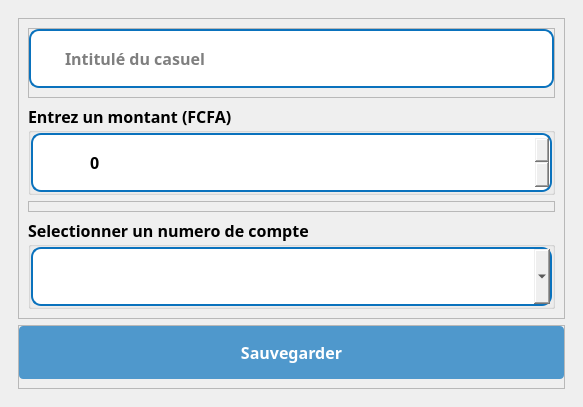
<?xml version="1.0" encoding="UTF-8"?>
<ui version="4.0">
 <class>Dialog</class>
 <widget class="QDialog" name="Dialog">
  <property name="geometry">
   <rect>
    <x>0</x>
    <y>0</y>
    <width>583</width>
    <height>399</height>
   </rect>
  </property>
  <property name="windowTitle">
   <string>Dialog</string>
  </property>
  <layout class="QVBoxLayout" name="verticalLayout">
   <property name="spacing">
    <number>0</number>
   </property>
   <property name="leftMargin">
    <number>0</number>
   </property>
   <property name="topMargin">
    <number>0</number>
   </property>
   <property name="rightMargin">
    <number>0</number>
   </property>
   <property name="bottomMargin">
    <number>0</number>
   </property>
   <item>
    <widget class="QWidget" name="widget" native="true">
     <layout class="QVBoxLayout" name="verticalLayout_2">
      <property name="spacing">
       <number>0</number>
      </property>
      <property name="leftMargin">
       <number>0</number>
      </property>
      <property name="topMargin">
       <number>0</number>
      </property>
      <property name="rightMargin">
       <number>0</number>
      </property>
      <property name="bottomMargin">
       <number>0</number>
      </property>
      <item>
       <widget class="QWidget" name="widget_2" native="true">
        <layout class="QVBoxLayout" name="verticalLayout_3">
         <item>
          <widget class="QWidget" name="widget_3" native="true">
           <layout class="QVBoxLayout" name="verticalLayout_4">
            <item>
             <widget class="QFrame" name="frame">
              <property name="styleSheet">
               <string notr="true"/>
              </property>
              <property name="frameShape">
               <enum>QFrame::StyledPanel</enum>
              </property>
              <property name="frameShadow">
               <enum>QFrame::Raised</enum>
              </property>
              <layout class="QVBoxLayout" name="verticalLayout_5">
               <item>
                <widget class="QFrame" name="frame_6">
                 <property name="styleSheet">
                  <string notr="true"/>
                 </property>
                 <property name="frameShape">
                  <enum>QFrame::StyledPanel</enum>
                 </property>
                 <property name="frameShadow">
                  <enum>QFrame::Raised</enum>
                 </property>
                 <layout class="QVBoxLayout" name="verticalLayout_10">
                  <property name="leftMargin">
                   <number>0</number>
                  </property>
                  <property name="topMargin">
                   <number>0</number>
                  </property>
                  <property name="rightMargin">
                   <number>0</number>
                  </property>
                  <property name="bottomMargin">
                   <number>9</number>
                  </property>
                  <item>
                   <widget class="QFrame" name="input_4">
                    <property name="styleSheet">
                     <string notr="true">#input_4{
	background:white;
	border-radius:10px;
	border:2px  solid rgb(10, 114, 189);
}

#lineEdit_4{
	border: none;
}</string>
                    </property>
                    <property name="frameShape">
                     <enum>QFrame::StyledPanel</enum>
                    </property>
                    <property name="frameShadow">
                     <enum>QFrame::Raised</enum>
                    </property>
                    <layout class="QHBoxLayout" name="horizontalLayout_5">
                     <property name="spacing">
                      <number>0</number>
                     </property>
                     <property name="leftMargin">
                      <number>10</number>
                     </property>
                     <property name="topMargin">
                      <number>0</number>
                     </property>
                     <property name="rightMargin">
                      <number>0</number>
                     </property>
                     <property name="bottomMargin">
                      <number>0</number>
                     </property>
                     <item>
                      <widget class="QLabel" name="label_8">
                       <property name="maximumSize">
                        <size>
                         <width>30</width>
                         <height>30</height>
                        </size>
                       </property>
                       <property name="text">
                        <string/>
                       </property>
                       <property name="pixmap">
                        <pixmap>../../static/asset/icons/blue/anchor.svg</pixmap>
                       </property>
                       <property name="scaledContents">
                        <bool>true</bool>
                       </property>
                      </widget>
                     </item>
                     <item>
                      <widget class="QLineEdit" name="intitule">
                       <property name="font">
                        <font>
                         <family>GeForce</family>
                         <pointsize>12</pointsize>
                         <weight>75</weight>
                         <bold>true</bold>
                        </font>
                       </property>
                       <property name="styleSheet">
                        <string notr="true">padding:15px;
border-radius:10px</string>
                       </property>
                       <property name="placeholderText">
                        <string>Intitulé du casuel</string>
                       </property>
                      </widget>
                     </item>
                    </layout>
                   </widget>
                  </item>
                 </layout>
                </widget>
               </item>
               <item>
                <widget class="QGroupBox" name="groupBox_3">
                 <property name="font">
                  <font>
                   <family>GeForce</family>
                   <pointsize>12</pointsize>
                   <weight>75</weight>
                   <bold>true</bold>
                  </font>
                 </property>
                 <property name="title">
                  <string>Entrez un montant (FCFA)</string>
                 </property>
                 <layout class="QVBoxLayout" name="verticalLayout_8">
                  <property name="spacing">
                   <number>0</number>
                  </property>
                  <property name="leftMargin">
                   <number>0</number>
                  </property>
                  <property name="topMargin">
                   <number>0</number>
                  </property>
                  <property name="rightMargin">
                   <number>0</number>
                  </property>
                  <property name="bottomMargin">
                   <number>0</number>
                  </property>
                  <item>
                   <widget class="QFrame" name="input_5">
                    <property name="styleSheet">
                     <string notr="true">#input_5{
	background:white;
	border-radius:10px;
	border:2px  solid rgb(10, 114, 189);
}

#lineEdit{
	border: none;
}</string>
                    </property>
                    <property name="frameShape">
                     <enum>QFrame::StyledPanel</enum>
                    </property>
                    <property name="frameShadow">
                     <enum>QFrame::Raised</enum>
                    </property>
                    <layout class="QHBoxLayout" name="horizontalLayout_4">
                     <property name="spacing">
                      <number>0</number>
                     </property>
                     <property name="leftMargin">
                      <number>10</number>
                     </property>
                     <property name="topMargin">
                      <number>0</number>
                     </property>
                     <property name="rightMargin">
                      <number>0</number>
                     </property>
                     <property name="bottomMargin">
                      <number>0</number>
                     </property>
                     <item>
                      <widget class="QLabel" name="label_2">
                       <property name="maximumSize">
                        <size>
                         <width>30</width>
                         <height>30</height>
                        </size>
                       </property>
                       <property name="text">
                        <string/>
                       </property>
                       <property name="pixmap">
                        <pixmap>../../static/asset/icons/blue/credit-card.svg</pixmap>
                       </property>
                       <property name="scaledContents">
                        <bool>true</bool>
                       </property>
                      </widget>
                     </item>
                     <item>
                      <widget class="QSpinBox" name="montant">
                       <property name="font">
                        <font>
                         <family>GeForce</family>
                         <pointsize>12</pointsize>
                         <weight>75</weight>
                         <bold>true</bold>
                        </font>
                       </property>
                       <property name="styleSheet">
                        <string notr="true">padding:15px;
border-radius:10px</string>
                       </property>
                       <property name="suffix">
                        <string/>
                       </property>
                       <property name="maximum">
                        <number>999999999</number>
                       </property>
                      </widget>
                     </item>
                    </layout>
                   </widget>
                  </item>
                 </layout>
                </widget>
               </item>
               <item>
                <widget class="QFrame" name="frame_7">
                 <property name="styleSheet">
                  <string notr="true"/>
                 </property>
                 <property name="frameShape">
                  <enum>QFrame::StyledPanel</enum>
                 </property>
                 <property name="frameShadow">
                  <enum>QFrame::Raised</enum>
                 </property>
                 <layout class="QVBoxLayout" name="verticalLayout_11">
                  <property name="leftMargin">
                   <number>0</number>
                  </property>
                  <property name="topMargin">
                   <number>0</number>
                  </property>
                  <property name="rightMargin">
                   <number>0</number>
                  </property>
                  <property name="bottomMargin">
                   <number>9</number>
                  </property>
                 </layout>
                </widget>
               </item>
               <item>
                <widget class="QGroupBox" name="groupBox">
                 <property name="font">
                  <font>
                   <family>GeForce</family>
                   <pointsize>12</pointsize>
                   <weight>75</weight>
                   <bold>true</bold>
                  </font>
                 </property>
                 <property name="title">
                  <string>Selectionner un numero de compte</string>
                 </property>
                 <layout class="QVBoxLayout" name="verticalLayout_6">
                  <property name="spacing">
                   <number>0</number>
                  </property>
                  <property name="leftMargin">
                   <number>0</number>
                  </property>
                  <property name="topMargin">
                   <number>0</number>
                  </property>
                  <property name="rightMargin">
                   <number>0</number>
                  </property>
                  <property name="bottomMargin">
                   <number>0</number>
                  </property>
                  <item>
                   <widget class="QFrame" name="input_2">
                    <property name="styleSheet">
                     <string notr="true">#input_2{
	background:white;
	border-radius:10px;
	border:2px  solid rgb(10, 114, 189);
}

#lineEdit_2{
	border: none;
}</string>
                    </property>
                    <property name="frameShape">
                     <enum>QFrame::StyledPanel</enum>
                    </property>
                    <property name="frameShadow">
                     <enum>QFrame::Raised</enum>
                    </property>
                    <layout class="QHBoxLayout" name="horizontalLayout_2">
                     <property name="spacing">
                      <number>0</number>
                     </property>
                     <property name="leftMargin">
                      <number>10</number>
                     </property>
                     <property name="topMargin">
                      <number>0</number>
                     </property>
                     <property name="rightMargin">
                      <number>0</number>
                     </property>
                     <property name="bottomMargin">
                      <number>0</number>
                     </property>
                     <item>
                      <widget class="QLabel" name="label_5">
                       <property name="maximumSize">
                        <size>
                         <width>30</width>
                         <height>30</height>
                        </size>
                       </property>
                       <property name="text">
                        <string/>
                       </property>
                       <property name="pixmap">
                        <pixmap>../../static/asset/icons/blue/box.svg</pixmap>
                       </property>
                       <property name="scaledContents">
                        <bool>true</bool>
                       </property>
                      </widget>
                     </item>
                     <item>
                      <widget class="QComboBox" name="element">
                       <property name="font">
                        <font>
                         <family>GeForce</family>
                         <pointsize>12</pointsize>
                         <weight>50</weight>
                         <bold>false</bold>
                        </font>
                       </property>
                       <property name="styleSheet">
                        <string notr="true">padding:15px;
border-radius:10px</string>
                       </property>
                      </widget>
                     </item>
                    </layout>
                   </widget>
                  </item>
                 </layout>
                </widget>
               </item>
              </layout>
             </widget>
            </item>
            <item>
             <widget class="QFrame" name="frame_2">
              <property name="frameShape">
               <enum>QFrame::StyledPanel</enum>
              </property>
              <property name="frameShadow">
               <enum>QFrame::Raised</enum>
              </property>
              <layout class="QVBoxLayout" name="verticalLayout_9">
               <property name="leftMargin">
                <number>0</number>
               </property>
               <property name="topMargin">
                <number>0</number>
               </property>
               <property name="rightMargin">
                <number>0</number>
               </property>
               <item>
                <widget class="QPushButton" name="saveCasuel">
                 <property name="font">
                  <font>
                   <family>GeForce</family>
                   <pointsize>12</pointsize>
                   <weight>75</weight>
                   <bold>true</bold>
                  </font>
                 </property>
                 <property name="cursor">
                  <cursorShape>PointingHandCursor</cursorShape>
                 </property>
                 <property name="styleSheet">
                  <string notr="true">#saveCasuel{
	background: rgb(10, 114, 189, 0.7);
	color: rgb(255, 255, 255);
	border-radius:4px;
	padding: 15px
}

#saveCasuel:hover{
	background: rgb(10, 114, 189, 1);
	border-radius:4px
}
</string>
                 </property>
                 <property name="text">
                  <string>Sauvegarder</string>
                 </property>
                 <property name="icon">
                  <iconset>
                   <normaloff>../../static/asset/icons/white/save.svg</normaloff>../../static/asset/icons/white/save.svg</iconset>
                 </property>
                 <property name="iconSize">
                  <size>
                   <width>25</width>
                   <height>25</height>
                  </size>
                 </property>
                </widget>
               </item>
              </layout>
             </widget>
            </item>
           </layout>
          </widget>
         </item>
        </layout>
       </widget>
      </item>
     </layout>
    </widget>
   </item>
  </layout>
 </widget>
 <resources/>
 <connections/>
</ui>
